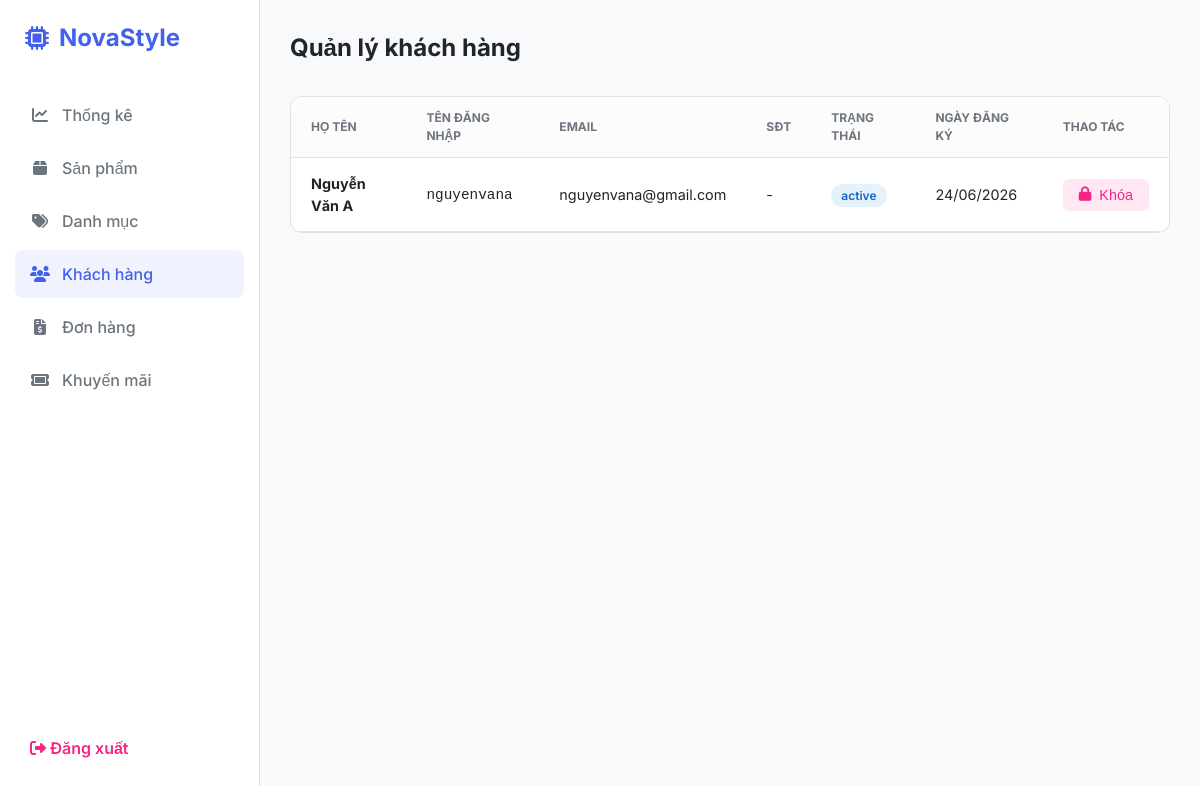
/admin.php?tab=customers (signed in), run on the app's committed database.
### tables this page shows
CREATE TABLE `users` (
  `id` int(11) NOT NULL AUTO_INCREMENT,
  `username` varchar(50) NOT NULL,
  `full_name` varchar(100) NOT NULL,
  `gender` varchar(10) DEFAULT NULL,
  `email` varchar(100) NOT NULL,
  `phone` varchar(20) DEFAULT NULL,
  `address` text,
  `password_hash` varchar(255) NOT NULL,
  `role` enum('customer','admin') DEFAULT 'customer',
  `status` enum('active','locked') DEFAULT 'active',
  `ai_style_preference` json DEFAULT NULL COMMENT 'JSON lưu thói quen mua sắm cho AI phân tích',
  `created_at` timestamp DEFAULT CURRENT_TIMESTAMP,
  PRIMARY KEY (`id`),
  UNIQUE KEY `username` (`username`),
  UNIQUE KEY `email` (`email`)
);

### admin.php (the view, shortened to what this page needs)
<?php
require_once 'db.php';
$customers = $conn->query("SELECT * FROM users WHERE role='customer' ORDER BY created_at DESC")->fetchAll();
$active_tab = $_GET['tab'] ?? $active_tab ?? 'dashboard';
?>
<!DOCTYPE html>
<html lang="vi">
<head>
    <link rel="stylesheet" href="https://cdnjs.cloudflare.com/ajax/libs/font-awesome/6.4.0/css/all.min.css">
</head>
<body>
<div class="admin-container">
    <aside class="sidebar">
        <div class="logo">
            <a href="index.php" style="text-decoration: none; color: inherit; display: flex; align-items: center; gap: 10px;">
                <i class="fa-solid fa-microchip"></i> NovaStyle
            </a>
        </div>
        <ul class="menu">
            <li class="menu-item"><a href="?tab=dashboard" class="menu-link <?= $active_tab == 'dashboard' ? 'active' : '' ?>"><i class="fa-solid fa-chart-line"></i> Thống kê</a></li>
            <li class="menu-item"><a href="?tab=products" class="menu-link <?= $active_tab == 'products' ? 'active' : '' ?>"><i class="fa-solid fa-box"></i> Sản phẩm</a></li>
            <li class="menu-item"><a href="?tab=categories" class="menu-link <?= $active_tab == 'categories' ? 'active' : '' ?>"><i class="fa-solid fa-tags"></i> Danh mục</a></li>
            <li class="menu-item"><a href="?tab=customers" class="menu-link <?= $active_tab == 'customers' ? 'active' : '' ?>"><i class="fa-solid fa-users"></i> Khách hàng</a></li>
            <li class="menu-item"><a href="?tab=orders" class="menu-link <?= $active_tab == 'orders' ? 'active' : '' ?>"><i class="fa-solid fa-file-invoice-dollar"></i> Đơn hàng</a></li>
            <li class="menu-item"><a href="?tab=vouchers" class="menu-link <?= $active_tab == 'vouchers' ? 'active' : '' ?>"><i class="fa-solid fa-ticket"></i> Khuyến mãi</a></li>
        </ul>
        <div style="padding: 20px 30px;"><a href="logout.php" style="color: var(--danger); text-decoration: none; font-weight: 600;"><i class="fa-solid fa-right-from-bracket"></i> Đăng xuất</a></div>
    </aside>
    <main class="main-content">
        <?php if ($active_tab == 'customers'): ?>
            <div class="header"><h1>Quản lý khách hàng</h1></div>
            <div class="card">
                <div class="table-responsive">
                    <table>
                        <thead>
                            <tr>
                                <th>Họ tên</th>
                                <th>Tên đăng nhập</th>
                                <th>Email</th>
                                <th>SĐT</th>
                                <th>Trạng thái</th>
                                <th>Ngày đăng ký</th>
                                <th>Thao tác</th>
                            </tr>
                        </thead>
                        <tbody>
                            <?php foreach($customers as $u): ?>
                            <tr>
                                <td><strong><?= htmlspecialchars($u['full_name']) ?></strong></td>
                                <td><code><?= htmlspecialchars($u['username'] ?? '') ?></code></td>
                                <td><?= htmlspecialchars($u['email']) ?></td>
                                <td><?= htmlspecialchars($u['phone'] ?: '-') ?></td>
                                <td><span class="badge badge-<?= $u['status'] ?>"><?= $u['status'] ?></span></td>
                                <td><?= date('d/m/Y', strtotime($u['created_at'])) ?></td>
                                <td>
                                    <form method="POST" style="display:inline;">
                                        <?php if ($u['status'] === 'active'): ?>
                                            <button type="submit" class="btn btn-danger"><i class="fa-solid fa-lock"></i> Khóa</button>
                                        <?php else: ?>
                                            <input type="hidden" name="status" value="active">
                                            <button type="submit" class="btn btn-success"><i class="fa-solid fa-unlock"></i> Mở</button>
                                        <?php endif; ?>
                                    </form>
                                </td>
                            </tr>
                            <?php endforeach; ?>
                        </tbody>
                    </table>
                </div>
            </div>
        <?php endif; ?>
    </main>
</div>
</body>
</html>

### admin.php (style rules this page uses)
:root { --primary: #4361ee; --secondary: #7209b7; --success: #4cc9f0; --danger: #f72585; --warning: #ff9f1c; --bg-body: #f8f9fa; --bg-sidebar: #ffffff; --text-main: #212529; --text-muted: #6c757d; --border: #dee2e6; }
* { margin: 0; padding: 0; box-sizing: border-box; }
body { font-family: 'Inter', sans-serif; background: var(--bg-body); color: var(--text-main); line-height: 1.5; }
.admin-container { display: flex; min-height: 100vh; }
.sidebar { width: 260px; background: var(--bg-sidebar); border-right: 1px solid var(--border); padding: 20px 0; display: flex; flex-direction: column; position: fixed; height: 100vh; }
.logo { padding: 0 25px 30px; font-size: 1.5rem; font-weight: 700; color: var(--primary); display: flex; align-items: center; gap: 10px; }
.menu { list-style: none; flex: 1; }
.menu-item { margin: 5px 15px; }
.menu-link { display: flex; align-items: center; gap: 12px; padding: 12px 15px; text-decoration: none; color: var(--text-muted); border-radius: 8px; transition: all 0.3s; font-weight: 500; }
.menu-link:hover, .menu-link.active { background: rgba(67, 97, 238, 0.08); color: var(--primary); }
.menu-link i { width: 20px; text-align: center; }
.main-content { flex: 1; margin-left: 260px; padding: 30px; }
.header { display: flex; justify-content: space-between; align-items: center; margin-bottom: 30px; }
.header h1 { font-size: 1.5rem; font-weight: 700; }
.card { background: #fff; border-radius: 12px; border: 1px solid var(--border); overflow: hidden; margin-bottom: 30px; }
.btn { padding: 8px 16px; border-radius: 6px; border: none; cursor: pointer; font-weight: 500; display: inline-flex; align-items: center; gap: 8px; text-decoration: none; font-size: 0.9rem; }
.btn-danger { background: rgba(247, 37, 133, 0.1); color: var(--danger); }
.table-responsive { overflow-x: auto; }
table { width: 100%; border-collapse: collapse; }
th { background: #fcfcfd; padding: 12px 20px; text-align: left; font-size: 0.75rem; color: var(--text-muted); text-transform: uppercase; border-bottom: 1px solid var(--border); }
td { padding: 15px 20px; border-bottom: 1px solid var(--border); font-size: 0.9rem; vertical-align: middle; }
.badge { padding: 4px 10px; border-radius: 20px; font-size: 0.75rem; font-weight: 600; }
.badge-active { background: #e3f2fd; color: #1565c0; }

### data on the page
users: full_name "Nguyễn Văn A", username "nguyenvana", email "nguyenvana@gmail.com", phone "-", status "active", created_at "24/06/2026", shows "Khóa"
